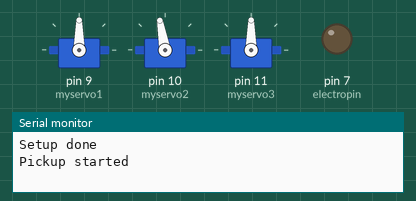
A sketch run on a simulated Arduino Uno, built with avr-gcc and run on an emulated ATmega328P. On the bench: 3 × servo, output pins drawn as LEDs (lit = HIGH), the last lines printed to the serial monitor.

Above: at 0.1 s.
At 6.0 s:
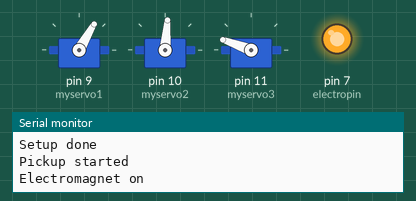
At 8.8 s:
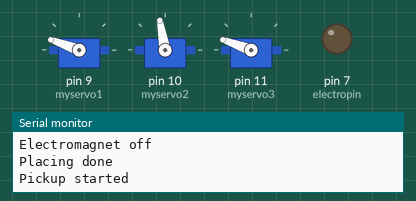
At 16.8 s:
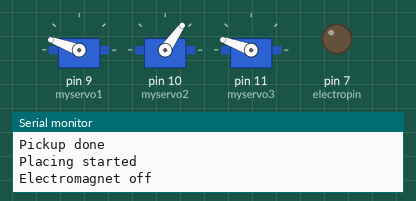
At 24.7 s:
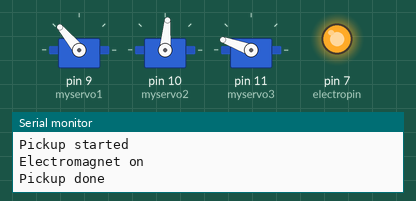
At 35.8 s:
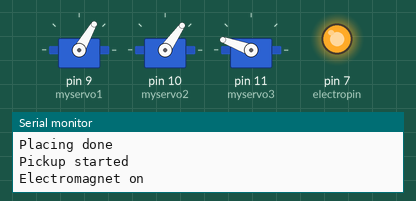
Timing chart, 0 to 37.3 s (numbered marks = the images above):
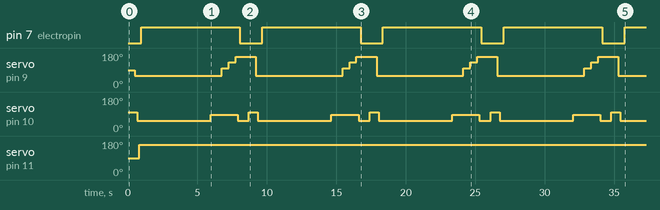

The sketch:

Nicholas_Robot_Arm.ino
```cpp
#include <Servo.h>

Servo myservo1;
Servo myservo2;
Servo myservo3;
int keyboard_input = 0;
int electropin = 7;

void setup() {
  // put your setup code here, to run once:
pinMode(electropin, OUTPUT);
myservo1.attach(9);
myservo2.attach(10);
myservo3.attach(11);
Serial.begin(9600);
Serial.println("Setup done");
}

void loop() {
  // put your main code here, to run repeatedly:
pickup();
delay(500);
myservo1.write(100);
delay(500);
myservo1.write(130);
delay(500);
place();
delay(500);
/*keyboard_input = Serial.parseInt();
//Serial.println(keyboard_input);
if (keyboard_input > 1) {
if (keyboard_input <= 1180 and keyboard_input >= 1000) {
  keyboard_input = keyboard_input - 1000;
  myservo1.write(keyboard_input);
  delay(50);
  Serial.println("Angle for motor 1: ");
  Serial.println(keyboard_input);
}
if (keyboard_input <= 2180 and keyboard_input >= 2000) {
  keyboard_input = keyboard_input - 2000;
  myservo2.write(keyboard_input);
  delay(50);
  Serial.println("Angle for motor 2: ");
  Serial.println(keyboard_input);
}
if (keyboard_input <= 3180 and keyboard_input >= 3000) {
  keyboard_input = keyboard_input - 3000;
  myservo3.write(keyboard_input);
  delay(50);
  Serial.println("Angle for motor 3: ");
  Serial.println(keyboard_input);
}
}
/*delay(50);
homing();
electromagnet_on();*/
}

void pickup() {
  Serial.println("Pickup started");
  myservo2.write(100);
  delay(500);
  myservo1.write(60);
  delay(150);
  myservo2.write(55);
  delay(150);
  myservo3.write(160);
  delay(150);
  electromagnet_on();
  delay(5000);
  myservo2.write(85);
  delay(150);
  Serial.println("Pickup done");
  delay(150);
}

void place() {
  Serial.println("Placing started");

  myservo1.write(160);
  delay(150);
  myservo2.write(55);
  delay(150);
  electromagnet_off();
  delay(150);
  Serial.println("Placing done");
}

void test_electromagnet() {
digitalWrite(electropin, HIGH);
Serial.println("Electromagnet on");
delay(5000);
digitalWrite(electropin, LOW);
Serial.println("Electromagnet off");
delay(5000);
}

void electromagnet_on() {
digitalWrite(electropin, HIGH);
Serial.println("Electromagnet on");
}

void electromagnet_off() {
digitalWrite(electropin, LOW);
Serial.println("Electromagnet off");
}

void homing() {
  Serial.println("Homing started");
  myservo1.write(0);
  delay(50);
  myservo2.write(0);
  delay(50);
  myservo3.write(0);
  delay(50);
  Serial.println("Homing done");
}

void test_servo_all() {
for(int counter = 0; counter <= 180; counter = counter + 1){
  myservo1.write(counter);
  myservo2.write(counter);
  myservo3.write(counter);
  delay(50);
  Serial.println(counter);
}
for(int counter = 180; counter >= 0; counter = counter - 1){
  myservo1.write(counter);
  myservo2.write(counter);
  myservo3.write(counter);
  delay(50);
  Serial.println(counter);
}
}

void test_servo1() {
for(int counter = 0; counter <= 180; counter = counter + 1){
  myservo1.write(counter);
  delay(50);
  Serial.println(counter);
}
for(int counter = 180; counter >= 0; counter = counter - 1){
  myservo1.write(counter);
  delay(50);
  Serial.println(counter);
}
}

void test_servo2() {
  for(int counter = 0; counter <= 180; counter = counter + 1){
  myservo2.write(counter);
  delay(50);
  Serial.println(counter);
}
for(int counter = 180; counter >= 0; counter = counter - 1){
  myservo2.write(counter);
  delay(50);
  Serial.println(counter);
}
}
void test_servo3() {
  for(int counter = 0; counter <= 180; counter = counter + 1){
  myservo3.write(counter);
  delay(50);
  Serial.println(counter);
}
for(int counter = 180; counter >= 0; counter = counter - 1){
  myservo3.write(counter);
  delay(50);
  Serial.println(counter);
}
}
```

Measured:
- by itself, pin 7 (electropin): alternates HIGH for 7.1 s and LOW for 1.6 s
- by itself, servo on pin 9 (myservo1): repeats every 8.7 s: 100° 0.50 s, 130° 0.50 s, 160° 1.5 s, 60° 6.3 s
- by itself, servo on pin 10 (myservo2): repeats every 8.7 s: 85° 2.0 s, 55° 0.80 s, 100° 0.65 s, 55° 5.3 s
- by itself, servo on pin 11 (myservo3): 90° → 160° at 0.80 s
